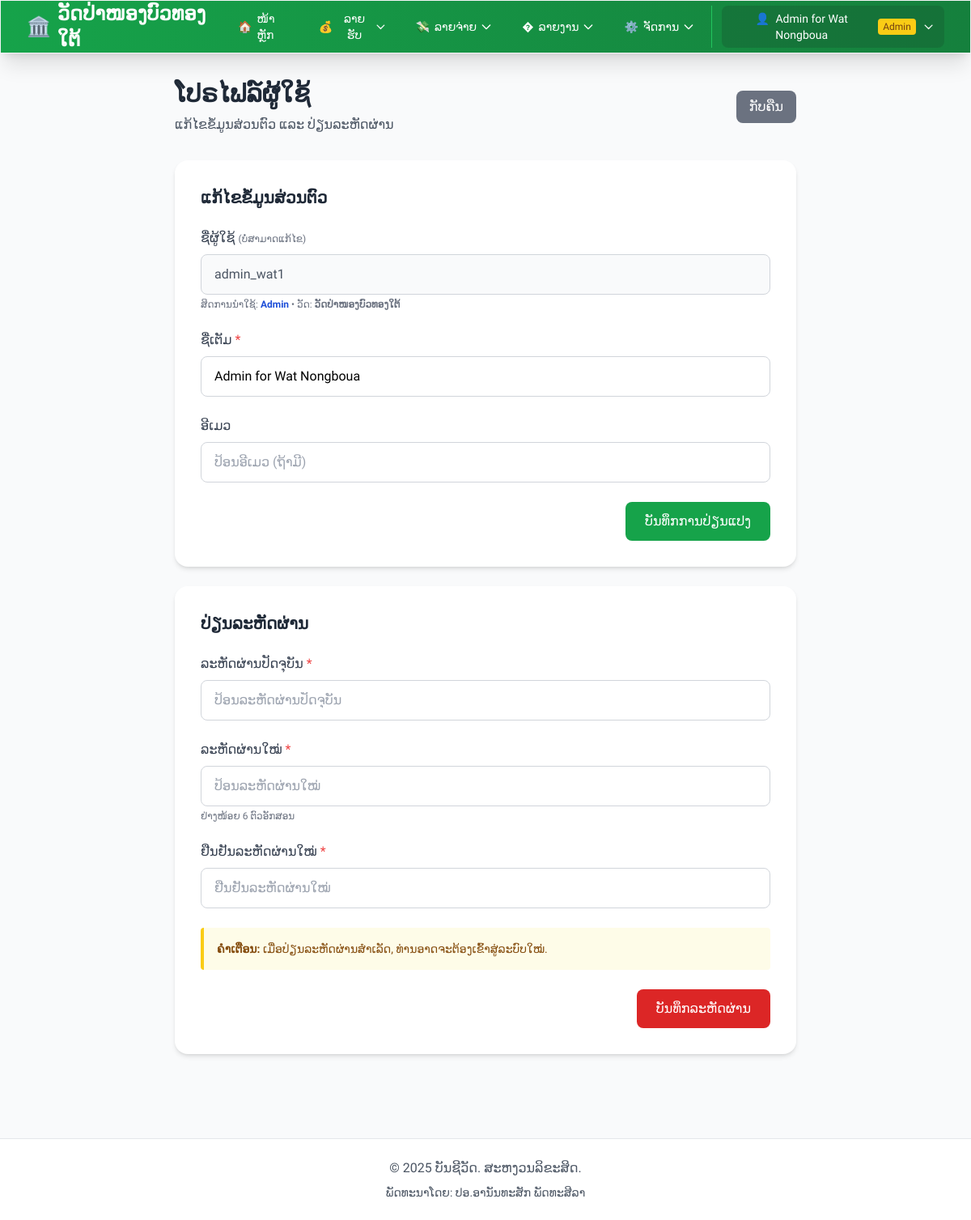
Page /modules/users/profile.php (signed in) on the committed database.
### tables this page shows
CREATE TABLE IF NOT EXISTS users (
    id INT PRIMARY KEY AUTO_INCREMENT,
    temple_id INT DEFAULT NULL COMMENT 'NULL for Super Admin, otherwise links to a temple',
    username VARCHAR(50) UNIQUE NOT NULL,
    password VARCHAR(255) NOT NULL,
    full_name VARCHAR(100) NOT NULL,
    role ENUM('admin', 'user') DEFAULT 'user',
    is_super_admin BOOLEAN DEFAULT FALSE COMMENT 'TRUE for Super Admin who can manage all temples',
    created_at TIMESTAMP DEFAULT CURRENT_TIMESTAMP,
    updated_at TIMESTAMP DEFAULT CURRENT_TIMESTAMP ON UPDATE CURRENT_TIMESTAMP,
    FOREIGN KEY (temple_id) REFERENCES temples(id) ON DELETE RESTRICT,
    INDEX idx_username (username),
    INDEX idx_temple_id (temple_id)
);

CREATE TABLE IF NOT EXISTS temples (
    id INT PRIMARY KEY AUTO_INCREMENT,
    temple_code VARCHAR(20) UNIQUE NOT NULL COMMENT 'ລະຫັດວັດ ເຊັ່ນ: WAT001',
    temple_name VARCHAR(200) NOT NULL COMMENT 'ຊື່ວັດ',
    temple_name_lao VARCHAR(200) NOT NULL COMMENT 'ຊື່ວັດພາສາລາວ',
    abbot_name VARCHAR(100) COMMENT 'ຊື່ເຈົ້າອະທິການ',
    address TEXT COMMENT 'ທີ່ຢູ່',
    district VARCHAR(100) COMMENT 'ເມືອງ',
    province VARCHAR(100) COMMENT 'ແຂວງ',
    phone VARCHAR(20) COMMENT 'ເບີໂທ',
    email VARCHAR(100) COMMENT 'ອີເມລ',
    logo_url VARCHAR(255) COMMENT 'URL ຮູບໂລໂກ້ວັດ',
    status ENUM('active', 'inactive') DEFAULT 'active' COMMENT 'ສະຖານະ',
    created_at TIMESTAMP DEFAULT CURRENT_TIMESTAMP,
    updated_at TIMESTAMP DEFAULT CURRENT_TIMESTAMP ON UPDATE CURRENT_TIMESTAMP,
    INDEX idx_temple_code (temple_code),
    INDEX idx_status (status)
);

### config.php (called while the page is built, shortened)
<?php
require_once __DIR__ . '/includes/temple_functions.php';
function getDB() {
    static $pdo = null;
    if ($pdo === null) {
        try {
            $dsn = "mysql:host=" . DB_HOST . ";dbname=" . DB_NAME . ";charset=" . DB_CHARSET;
            $options = [
                PDO::ATTR_ERRMODE => PDO::ERRMODE_EXCEPTION,
                PDO::ATTR_DEFAULT_FETCH_MODE => PDO::FETCH_ASSOC,
                PDO::ATTR_EMULATE_PREPARES => false,
                PDO::MYSQL_ATTR_INIT_COMMAND => "SET NAMES " . DB_CHARSET
            ];
            $pdo = new PDO($dsn, DB_USER, DB_PASS, $options);
            $pdo->exec("SET SESSION sql_mode=(SELECT REPLACE(@@sql_mode,'ONLY_FULL_GROUP_BY',''))");
        } catch (PDOException $e) {
            die("ການເຊື່ອມຕໍ່ຖານຂໍ້ມູນຜິດພາດ: " . $e->getMessage());
        }
    }
    return $pdo;
}
function isLoggedIn() {
    return isset($_SESSION['user_id']) && isset($_SESSION['username']);
}
function isAdmin() {
    return isset($_SESSION['role']) && $_SESSION['role'] === 'admin';
}
function e($string) {
    return htmlspecialchars($string, ENT_QUOTES, 'UTF-8');
}
function getCurrentUser() {
    if (!isLoggedIn()) {
        return null;
    }
    static $currentUser = null;
    if ($currentUser === null) {
        $db = getDB();
        $stmt = $db->prepare("SELECT * FROM users WHERE id = ?");
        $stmt->execute([$_SESSION['user_id']]);
        $currentUser = $stmt->fetch();
    }
    return $currentUser;
}

### includes/temple_functions.php (called while the page is built, shortened)
<?php
function getTempleById($templeId) {
    $db = getDB();
    $stmt = $db->prepare("SELECT * FROM temples WHERE id = ?");
    $stmt->execute([$templeId]);
    return $stmt->fetch();
}
function getCurrentUserTemple() {
    $user = getCurrentUser();
    return getTempleById($user['temple_id']);
}
function isSuperAdmin() {
    if (!isLoggedIn()) {
        return false;
    }
    $user = getCurrentUser();
    return !empty($user['is_super_admin']);
}
?>

### modules/users/profile.php (the view, shortened to what this page needs)
<?php
require_once __DIR__ . '/../../config.php';
require_once __DIR__ . '/../../includes/temple_functions.php';
$db = getDB();
$userId = $_SESSION['user_id'];
$stmt = $db->prepare("
    SELECT u.*, t.temple_name, t.temple_name_lao
    FROM users u
    LEFT JOIN temples t ON u.temple_id = t.id
    WHERE u.id = :id
    LIMIT 1
");
$stmt->execute([':id' => $userId]);
require_once __DIR__ . '/../../includes/header.php';
?>
<div class="max-w-3xl mx-auto">
    <div class="mb-8">
        <div class="flex items-center justify-between">
            <div>
                <h1 class="text-3xl font-bold text-gray-800 mb-2">ໂປຣໄຟລ໌ຜູ້ໃຊ້</h1>
                <p class="text-gray-600">ແກ້ໄຂຂໍ້ມູນສ່ວນຕົວ ແລະ ປ່ຽນລະຫັດຜ່ານ</p>
            </div>
            <a href="<?php echo BASE_URL; ?>/index.php" class="bg-gray-500 hover:bg-gray-600 text-white px-4 py-2 rounded-lg transition duration-200">ກັບຄືນ</a>
        </div>
    </div>
    <div class="bg-white rounded-2xl shadow-md p-8 mb-6">
        <h3 class="text-xl font-bold text-gray-800 mb-6">ແກ້ໄຂຂໍ້ມູນສ່ວນຕົວ</h3>
        <form method="POST" action="<?php echo $_SERVER['PHP_SELF']; ?>">
            <div class="mb-6">
                <label class="block text-gray-700 font-medium mb-2">
                    ຊື່ຜູ້ໃຊ້ <span class="text-xs text-gray-500">(ບໍ່ສາມາດແກ້ໄຂ)</span>
                </label>
                <input type="text" value="<?php echo e($user['username']); ?>" disabled class="w-full px-4 py-3 bg-gray-50 border border-gray-300 rounded-lg cursor-not-allowed text-gray-600">
                <p class="text-xs text-gray-500 mt-1">
                    <?php if (($user['is_super_admin'] ?? 0) == 1): ?>
                        ສິດການນຳໃຊ້: <span class="font-semibold text-purple-700">Super Admin</span>
                    <?php elseif ($user['role'] === 'admin'): ?>
                        ສິດການນຳໃຊ້: <span class="font-semibold text-blue-700">Admin</span>
                    <?php else: ?>
                        ສິດການນຳໃຊ້: <span class="font-semibold text-gray-700">User</span>
                    <?php endif; ?>
                    <?php if ($user['temple_id'] && ($user['temple_name_lao'] || $user['temple_name'])): ?>
                        • ວັດ: <span class="font-semibold"><?php echo e($user['temple_name_lao'] ?: $user['temple_name']); ?></span>
                    <?php endif; ?>
                </p>
            </div>
            <div class="mb-6">
                <label for="full_name" class="block text-gray-700 font-medium mb-2">ຊື່ເຕັມ <span class="text-red-500">*</span></label>
                <input type="text" id="full_name" name="full_name" value="<?php echo e($user['full_name']); ?>" required class="w-full px-4 py-3 border border-gray-300 rounded-lg focus:outline-none focus:ring-2 focus:ring-green-500 focus:border-transparent" placeholder="ປ້ອນຊື່ເຕັມ">
            </div>
            <div class="mb-6">
                <label for="email" class="block text-gray-700 font-medium mb-2">ອີເມວ</label>
                <input type="email" id="email" name="email" value="<?php echo e($user['email'] ?? ''); ?>" class="w-full px-4 py-3 border border-gray-300 rounded-lg focus:outline-none focus:ring-2 focus:ring-green-500 focus:border-transparent" placeholder="ປ້ອນອີເມວ (ຖ້າມີ)">
            </div>
            <div class="flex justify-end">
                <button type="submit" class="bg-green-600 hover:bg-green-700 text-white px-6 py-3 rounded-lg transition duration-200">ບັນທຶກການປ່ຽນແປງ</button>
            </div>
        </form>
    </div>
    <div class="bg-white rounded-2xl shadow-md p-8 mb-6">
        <h3 class="text-xl font-bold text-gray-800 mb-6">ປ່ຽນລະຫັດຜ່ານ</h3>
        <form method="POST" action="<?php echo $_SERVER['PHP_SELF']; ?>" id="passwordForm">
            <div class="mb-6">
                <label for="current_password" class="block text-gray-700 font-medium mb-2">ລະຫັດຜ່ານປັດຈຸບັນ <span class="text-red-500">*</span></label>
                <input type="password" id="current_password" name="current_password" required class="w-full px-4 py-3 border border-gray-300 rounded-lg focus:outline-none focus:ring-2 focus:ring-red-500 focus:border-transparent" placeholder="ປ້ອນລະຫັດຜ່ານປັດຈຸບັນ">
            </div>
            <div class="mb-6">
                <label for="new_password" class="block text-gray-700 font-medium mb-2">ລະຫັດຜ່ານໃໝ່ <span class="text-red-500">*</span></label>
                <input type="password" id="new_password" name="new_password" required minlength="<?php echo PASSWORD_MIN_LENGTH; ?>" class="w-full px-4 py-3 border border-gray-300 rounded-lg focus:outline-none focus:ring-2 focus:ring-red-500 focus:border-transparent" placeholder="ປ້ອນລະຫັດຜ່ານໃໝ່">
                <p class="text-xs text-gray-500 mt-1">ຢ່າງໜ້ອຍ <?php echo PASSWORD_MIN_LENGTH; ?> ຕົວອັກສອນ</p>
            </div>
            <div class="mb-6">
                <label for="confirm_password" class="block text-gray-700 font-medium mb-2">ຢືນຢັນລະຫັດຜ່ານໃໝ່ <span class="text-red-500">*</span></label>
                <input type="password" id="confirm_password" name="confirm_password" required minlength="<?php echo PASSWORD_MIN_LENGTH; ?>" class="w-full px-4 py-3 border border-gray-300 rounded-lg focus:outline-none focus:ring-2 focus:ring-red-500 focus:border-transparent" placeholder="ຢືນຢັນລະຫັດຜ່ານໃໝ່">
            </div>
            <div class="bg-yellow-50 border-l-4 border-yellow-400 p-4 rounded mb-6">
                <p class="text-sm text-yellow-800"><strong>ຄຳເຕືອນ:</strong> ເມື່ອປ່ຽນລະຫັດຜ່ານສຳເລັດ, ທ່ານອາດຈະຕ້ອງເຂົ້າສູ່ລະບົບໃໝ່.</p>
            </div>
            <div class="flex justify-end">
                <button type="submit" class="bg-red-600 hover:bg-red-700 text-white px-6 py-3 rounded-lg transition duration-200">ບັນທຶກລະຫັດຜ່ານ</button>
            </div>
        </form>
    </div>
</div>
<?php require_once __DIR__ . '/../../includes/footer.php'; ?>

### includes/header.php (shortened to what this page needs)
<?php
require_once __DIR__ . '/../config.php';
?>
<!DOCTYPE html>
<html lang="lo">
<head>
    <script src="https://cdn.tailwindcss.com"></script>
</head>
<body class="bg-gray-50">
    <?php if (isLoggedIn()): ?>
    <nav class="bg-gradient-to-r from-green-600 to-green-700 shadow-xl border border-gray-100">
        <div class="max-w-7xl mx-auto px-4 sm:px-6 lg:px-8">
            <div class="flex justify-between h-16">
                <div class="flex items-center">
                    <a href="<?php echo BASE_URL; ?>/index.php" class="text-xl sm:text-2xl font-bold text-white flex items-center hover:text-green-100 transition duration-200">
                        <span class="text-2xl">🏛️</span>
                        <?php
                        $displayName = SITE_NAME;
                        if (function_exists('getCurrentUserTemple')) {
                            $temple = getCurrentUserTemple();
                            if ($temple) {
                                $displayName = $temple['temple_name_lao'] ?: $temple['temple_name'];
                            }
                        } elseif (function_exists('getActiveTemple')) {
                            $temple = getActiveTemple();
                            if ($temple) {
                                $displayName = $temple['temple_name_lao'] ?: $temple['temple_name'];
                            }
                        }
                        ?>
                        <span class="ml-2 hidden sm:inline"><?php echo e($displayName); ?></span>
                    </a>
                </div>
                <div class="hidden md:flex md:items-center md:space-x-1">
                    <a href="<?php echo BASE_URL; ?>/index.php"
                       class="px-4 py-2 text-sm font-medium text-white hover:bg-green-800 rounded-lg transition duration-200 flex items-center">
                        <span class="mr-1.5">🏠</span> ໜ້າຫຼັກ
                    </a>
                    <div class="nav-dropdown">
                        <button class="px-4 py-2 text-sm font-medium text-white hover:bg-green-800 rounded-lg transition duration-200 flex items-center">
                            <span class="mr-1.5">💰</span> ລາຍຮັບ
                            <svg class="w-4 h-4 ml-1" fill="none" stroke="currentColor" viewBox="0 0 24 24">
                                <path stroke-linecap="round" stroke-linejoin="round" stroke-width="2" d="M19 9l-7 7-7-7"></path>
                            </svg>
                        </button>
                    </div>
                    <div class="nav-dropdown">
                        <button class="px-4 py-2 text-sm font-medium text-white hover:bg-green-800 rounded-lg transition duration-200 flex items-center">
                            <span class="mr-1.5">💸</span> ລາຍຈ່າຍ
                            <svg class="w-4 h-4 ml-1" fill="none" stroke="currentColor" viewBox="0 0 24 24">
                                <path stroke-linecap="round" stroke-linejoin="round" stroke-width="2" d="M19 9l-7 7-7-7"></path>
                            </svg>
                        </button>
                    </div>
                    <div class="nav-dropdown">
                        <button class="px-4 py-2 text-sm font-medium text-white hover:bg-green-800 rounded-lg transition duration-200 flex items-center">
                            <span class="mr-1.5">�</span> ລາຍງານ
                            <svg class="w-4 h-4 ml-1" fill="none" stroke="currentColor" viewBox="0 0 24 24">
                                <path stroke-linecap="round" stroke-linejoin="round" stroke-width="2" d="M19 9l-7 7-7-7"></path>
                            </svg>
                        </button>
                    </div>
                    <?php if (isAdmin()): ?>
                    <div class="nav-dropdown">
                        <button class="px-4 py-2 text-sm font-medium text-white hover:bg-green-800 rounded-lg transition duration-200 flex items-center">
                            <span class="mr-1.5">⚙️</span> ຈັດການ
                            <svg class="w-4 h-4 ml-1" fill="none" stroke="currentColor" viewBox="0 0 24 24">
                                <path stroke-linecap="round" stroke-linejoin="round" stroke-width="2" d="M19 9l-7 7-7-7"></path>
                            </svg>
                        </button>
                    </div>
                    <?php endif; ?>
                    <div x-data="{ open: false }" @click.away="open = false" class="relative ml-3 pl-3 border-l border-green-500">
                        <button @click="open = !open" class="flex items-center px-3 py-1.5 bg-green-800 bg-opacity-50 rounded-lg hover:bg-green-800 transition duration-200">
                            <span class="text-sm text-white font-medium">
                                <span class="mr-1">👤</span>
                                <span class="hidden lg:inline"><?php echo e($_SESSION['full_name'] ?? $_SESSION['username']); ?></span>
                            </span>
                            <?php if (function_exists('isSuperAdmin') && isSuperAdmin()): ?>
                                <span class="ml-2 px-1.5 py-0.5 text-xs bg-purple-400 text-purple-900 rounded font-medium hidden lg:inline">Super Admin</span>
                            <?php elseif (isAdmin()): ?>
                                <span class="ml-2 px-1.5 py-0.5 text-xs bg-yellow-400 text-yellow-900 rounded font-medium hidden lg:inline">Admin</span>
                            <?php endif; ?>
                            <svg class="w-4 h-4 ml-2 text-white" fill="none" stroke="currentColor" viewBox="0 0 24 24">
                                <path stroke-linecap="round" stroke-linejoin="round" stroke-width="2" d="M19 9l-7 7-7-7"></path>
                            </svg>
                        </button>
                    </div>
                </div>
            </div>
        </div>
    </nav>
    <?php endif; ?>
    <main class="max-w-7xl mx-auto px-4 sm:px-6 lg:px-8 py-8">

### includes/header.php (style rules this page uses)
body { font-family: 'Phetsarath', sans-serif; }
.nav-dropdown { position: relative; }

### rows in the picture
users: temple.temple_name_lao "ວັດປ່າໜອງບົວທອງໃຕ້", username "admin_wat1", full_name "Admin for Wat Nongboua"

### other values in the picture
$_SESSION['full_name'] "Admin for Wat Nongboua"
PASSWORD_MIN_LENGTH "6"
SITE_NAME "ບັນຊີວັດ"
